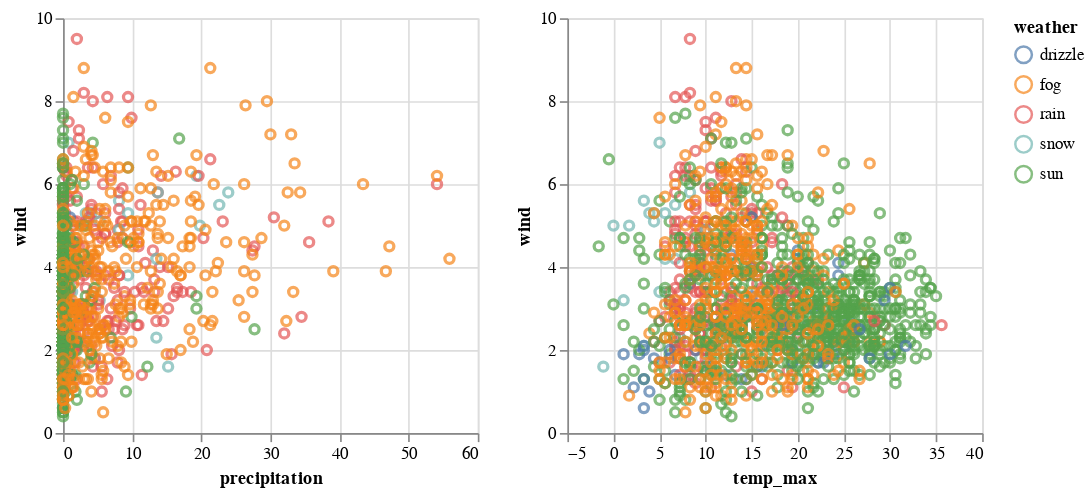

Write notebook code for a chart like this one.
### Code cell
#scatter plot and along the y axis we'll encode the windspeed info
#thre will be two of them, will also use the brush selector
#by default the scatter plot points will have their color based on the weather conditions
#but when they are not selected, the alternate color will be a light gray
chart = alt.Chart(weather_data, height = 400, width = 600) \
            .mark_point() \
            .encode(y = 'wind:Q',
                   color = alt.condition(brush,
                                        'weather:N',
                                        alt.value('lightgray'))) \
            .properties(width = 250, height = 250) \
            .add_selection(brush)

#displaying two charts side-by-side
#the first one will have precipitation along the X axis,
#the second one will have the maximum temperature
#select on the right chart or the left chart; both will be updated
chart.encode(x = 'precipitation:Q') | chart.encode(x = 'temp_max:Q')

### Figure 1 — Vega-Lite specification as saved in the notebook (floating-point values rounded to 4 significant figures; data arrays with more than 128 entries replaced by an {"elided": "..."} marker saying what was removed)
{"config": {"view": {"continuousWidth": 400, "continuousHeight": 300}}, "hconcat": [{"mark": "point", "encoding": {"color": {"condition": {"type": "nominal", "field": "weather", "selection": "selector002"}, "value": "lightgray"}, "x": {"type": "quantitative", "field": "precipitation"}, "y": {"type": "quantitative", "field": "wind"}}, "height": 250, "selection": {"selector002": {"type": "interval", "encodings": ["x"]}}, "width": 250}, {"mark": "point", "encoding": {"color": {"condition": {"type": "nominal", "field": "weather", "selection": "selector002"}, "value": "lightgray"}, "x": {"type": "quantitative", "field": "temp_max"}, "y": {"type": "quantitative", "field": "wind"}}, "height": 250, "selection": {"selector002": {"type": "interval", "encodings": ["x"]}}, "width": 250}], "data": {"name": "data-34c913c2ef68cd4023ca26de0be7dcb4"}, "$schema": "https://vega.github.io/schema/vega-lite/v4.8.1.json", "datasets": {"data-34c913c2ef68cd4023ca26de0be7dcb4": {"elided": "1461 records"}}}
